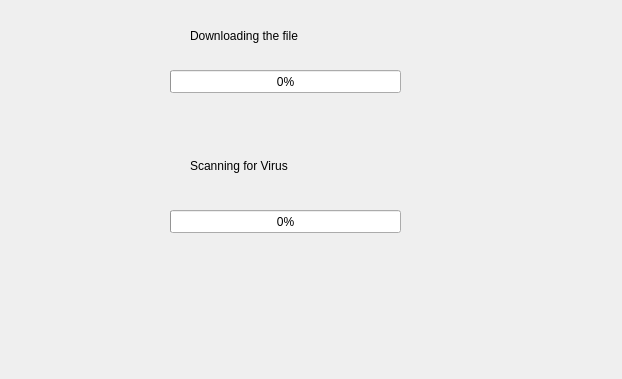
<?xml version="1.0" encoding="UTF-8"?>
<ui version="4.0">
 <class>Dialog</class>
 <widget class="QDialog" name="Dialog">
  <property name="geometry">
   <rect>
    <x>0</x>
    <y>0</y>
    <width>622</width>
    <height>379</height>
   </rect>
  </property>
  <property name="windowTitle">
   <string>Dialog</string>
  </property>
  <widget class="QLabel" name="label">
   <property name="geometry">
    <rect>
     <x>190</x>
     <y>20</y>
     <width>211</width>
     <height>31</height>
    </rect>
   </property>
   <property name="text">
    <string>Downloading the file</string>
   </property>
  </widget>
  <widget class="QLabel" name="label_2">
   <property name="geometry">
    <rect>
     <x>190</x>
     <y>150</y>
     <width>211</width>
     <height>31</height>
    </rect>
   </property>
   <property name="text">
    <string>Scanning for Virus</string>
   </property>
  </widget>
  <widget class="QProgressBar" name="progressBarFileDownload">
   <property name="geometry">
    <rect>
     <x>170</x>
     <y>70</y>
     <width>231</width>
     <height>23</height>
    </rect>
   </property>
   <property name="value">
    <number>0</number>
   </property>
  </widget>
  <widget class="QProgressBar" name="progressBarVirusScan">
   <property name="geometry">
    <rect>
     <x>170</x>
     <y>210</y>
     <width>231</width>
     <height>23</height>
    </rect>
   </property>
   <property name="value">
    <number>0</number>
   </property>
  </widget>
 </widget>
 <resources/>
 <connections/>
</ui>
